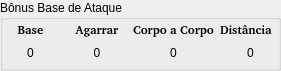
    <widget class="QGroupBox" name="groupBox_6">
     <property name="geometry">
      <rect>
       <x>670</x>
       <y>10</y>
       <width>281</width>
       <height>71</height>
      </rect>
     </property>
     <property name="styleSheet">
      <string notr="true"/>
     </property>
     <property name="title">
      <string>Bônus Base de Ataque</string>
     </property>
     <widget class="QWidget" name="gridLayoutWidget_5">
      <property name="geometry">
       <rect>
        <x>0</x>
        <y>20</y>
        <width>281</width>
        <height>42</height>
       </rect>
      </property>
      <layout class="QGridLayout" name="gridLayout_5">
       <item row="1" column="1">
        <widget class="QLabel" name="label_bba_agarrar">
         <property name="text">
          <string>0</string>
         </property>
         <property name="alignment">
          <set>Qt::AlignCenter</set>
         </property>
        </widget>
       </item>
       <item row="0" column="2">
        <widget class="QLabel" name="label_69">
         <property name="font">
          <font>
           <family>Noto Sans [unknown]</family>
           <weight>75</weight>
           <bold>true</bold>
          </font>
         </property>
         <property name="text">
          <string>Corpo a Corpo</string>
         </property>
         <property name="alignment">
          <set>Qt::AlignCenter</set>
         </property>
        </widget>
       </item>
       <item row="0" column="0">
        <widget class="QLabel" name="label_54">
         <property name="font">
          <font>
           <family>Noto Sans [unknown]</family>
           <weight>75</weight>
           <bold>true</bold>
          </font>
         </property>
         <property name="text">
          <string>Base</string>
         </property>
         <property name="alignment">
          <set>Qt::AlignCenter</set>
         </property>
        </widget>
       </item>
       <item row="1" column="0">
        <widget class="QLabel" name="label_bba_base">
         <property name="text">
          <string>0</string>
         </property>
         <property name="alignment">
          <set>Qt::AlignCenter</set>
         </property>
        </widget>
       </item>
       <item row="0" column="1">
        <widget class="QLabel" name="label_56">
         <property name="font">
          <font>
           <family>Noto Sans [unknown]</family>
           <weight>75</weight>
           <bold>true</bold>
          </font>
         </property>
         <property name="text">
          <string>Agarrar</string>
         </property>
         <property name="alignment">
          <set>Qt::AlignCenter</set>
         </property>
        </widget>
       </item>
       <item row="0" column="3">
        <widget class="QLabel" name="label_71">
         <property name="font">
          <font>
           <family>Noto Sans [unknown]</family>
           <weight>75</weight>
           <bold>true</bold>
          </font>
         </property>
         <property name="text">
          <string>Distância</string>
         </property>
        </widget>
       </item>
       <item row="1" column="2">
        <widget class="QLabel" name="label_bba_cac">
         <property name="text">
          <string>0</string>
         </property>
         <property name="alignment">
          <set>Qt::AlignCenter</set>
         </property>
        </widget>
       </item>
       <item row="1" column="3">
        <widget class="QLabel" name="label_bba_distancia">
         <property name="text">
          <string>0</string>
         </property>
         <property name="alignment">
          <set>Qt::AlignCenter</set>
         </property>
        </widget>
       </item>
      </layout>
     </widget>
    </widget>
